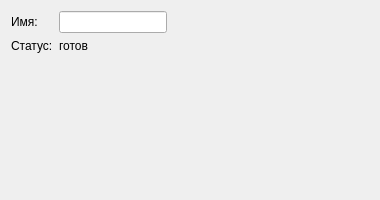
<?xml version="1.0" encoding="UTF-8"?>
<ui version="4.0"><class>Dialog</class><widget class="QDialog" name="Dialog"><property name="geometry"><rect><x>0</x><y>0</y><width>380</width><height>200</height></rect></property><property name="windowTitle"><string>#038 form/123_stay_size_hint</string></property><layout class="QFormLayout" name="formLayout"><property name="fieldGrowthPolicy"><enum>QFormLayout::FieldsStayAtSizeHint</enum></property><item row="0" column="0"><widget class="QLabel" name="l1"><property name="text"><string>Имя:</string></property></widget></item><item row="0" column="1"><widget class="QLineEdit" name="e1"></widget></item><item row="1" column="0"><widget class="QLabel" name="l2"><property name="text"><string>Статус:</string></property></widget></item><item row="1" column="1"><widget class="QLabel" name="l3"><property name="text"><string>готов</string></property></widget></item></layout></widget></ui>
